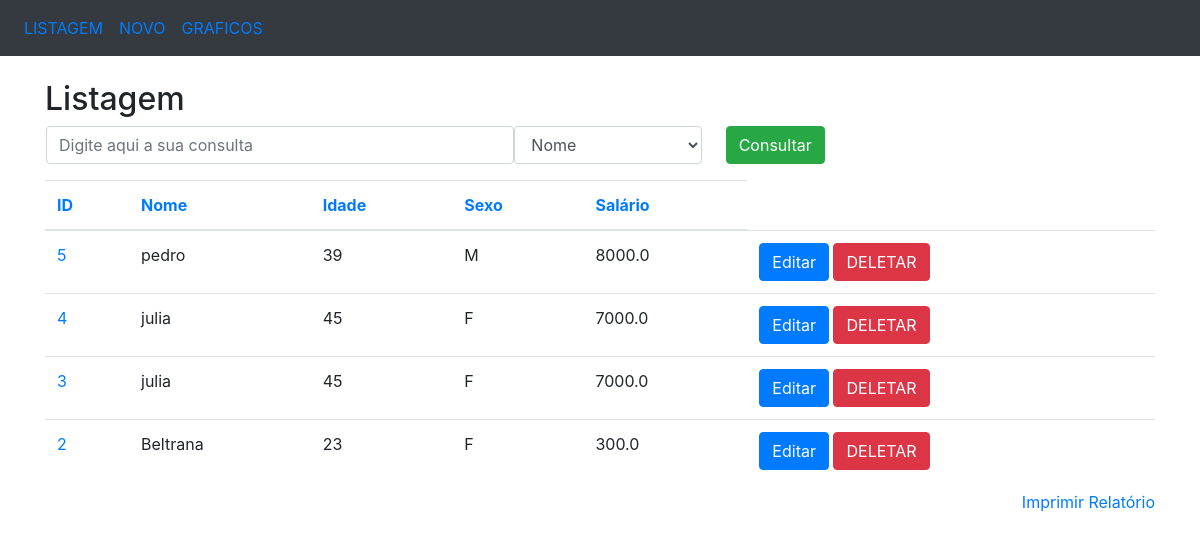
Page /ordenacao/id/id on the committed database.
### app/models/tables.py (models this page shows, shortened)
class Pessoa(db.Model):
    __tablename__ = 'pessoas'
    id = db.Column(db.Integer, primary_key=True)
    nome = db.Column(db.String(50), nullable=False)
    idade = db.Column(db.Integer)
    sexo = db.Column(db.String(1))
    salario = db.Column(db.Float)

### app/controllers/default.py (the view)
@app.route('/ordenacao/<campo>/<ordem_anterior>')
def ordenacao(campo='id', ordem_anterior=''):
    if campo == 'id':
        if ordem_anterior == campo:
            pessoas = Pessoa.query.order_by(Pessoa.id.desc()).all()
        else:
            pessoas = Pessoa.query.order_by(Pessoa.id).all()
    elif campo == 'nome':
        if ordem_anterior == campo:
            pessoas = Pessoa.query.order_by(Pessoa.nome.desc()).all()
        else:
            pessoas = Pessoa.query.order_by(Pessoa.nome).all()
    elif campo == 'idade':
        if ordem_anterior == campo:
            pessoas = Pessoa.query.order_by(Pessoa.idade.desc()).all()
        else:
            pessoas = Pessoa.query.order_by(Pessoa.idade).all()
    elif campo == 'sexo':
        if ordem_anterior == campo:
            pessoas = Pessoa.query.order_by(Pessoa.sexo.desc()).all()
        else:
            pessoas = Pessoa.query.order_by(Pessoa.sexo).all()
    elif campo == 'salario':
        if ordem_anterior == campo:
            pessoas = Pessoa.query.order_by(Pessoa.sexo.desc()).all()
        else:
            pessoas = Pessoa.query.order_by(Pessoa.sexo.all())
    else:
        pessoas = Pessoa.query.order_by(Pessoa.id).all()
    return render_template('listagem.html', pessoas=pessoas, ordem=campo)

### app/templates/listagem.html (shortened to what this page needs)
<!DOCTYPE html>
<html lang="en">
    <link rel="stylesheet" href="https://maxcdn.bootstrapcdn.com/bootstrap/4.3.1/css/bootstrap.min.css">
<body>
    <nav class="navbar navbar-expand-sm bg-dark">
        <ul class="navbar-nav">
            <li class="nav-item">
                <a class="nav-link" href="/listagem">LISTAGEM</a>
            </li>
            <li class="nav-item">
                <a class="nav-link" href="/insercao">NOVO</a>
            </li>
            <li class="nav-item">
                <a class="nav-link" href="/graficos">GRAFICOS</a>
            </li>
        </ul>
    </nav>
    <br>
    <div class="container">
        <h2>Listagem</h2>
        <form action="/consulta" method="POST" name="frm_consulta" class="ml-3">
            <div class="form-group">
                <div class="row">
                    <input type="text" class="form-control col-md-5" name="consulta"
                    placeholder="Digite aqui a sua consulta">
                    <select class="form-control col-md-2" name="campo">
                        <option value="nome">Nome</option>
                    </select>
                    <button type="submit" class="btn btn-success ml-4">Consultar</button>
                </div>
            </div>
        </form>
        <div style="overflow: scroll; height: 310px; width: 100%;" align="center">
            <table class="table">
                <thead>
                    <tr>
                        <th><a href="/ordenacao/id/{{ordem}}">ID</a></th>
                        <th><a href="/ordenacao/nome/{{ordem}}">Nome</a></th>
                        <th><a href="/ordenacao/idade/{{ordem}}">Idade</a></th>
                        <th><a href="/ordenacao/sexo/{{ordem}}">Sexo</a></th>
                        <th><a href="/ordenacao/salario/{{ordem}}">Salário</a></th>
                    </tr>
                </thead>
                <tbody>
                    {% for pessoa in pessoas %}
                        <tr>
                            <td nowrap="true">
                                <a href="/selecao/{{pessoa.id}}">{{pessoa.id}}</a>
                            </td>
                            <td nowrap="true">{{pessoa.nome}}</td>
                            <td nowrap="true">{{pessoa.idade}}</td>
                            <td nowrap="true">{{pessoa.sexo}}</td>
                            <td nowrap="true">{{pessoa.salario}}</td>
                            <td>
                                <a href="/edicao/{{pessoa.id}}"
                                class="btn btn-primary" role="button">
                                    Editar
                                </a>
                                <a href="/delecao/{{pessoa.id}}"
                                class="btn btn-danger" role="button">
                                    DELETAR
                                </a>
                            </td>
                        </tr>
                    {% endfor %}
                </tbody>
            </table>
        </div>
        <a href="#" style="float: right;" onclick="relatorio()">Imprimir Relatório</a>
    </div>
</body>
</html>

### rows in the picture
Pessoa: id "5", nome "pedro", idade "39", sexo "M", salario "8000.0"
Pessoa: id "4", nome "julia", idade "45", sexo "F", salario "7000.0"
Pessoa: id "3", nome "julia", idade "45", sexo "F", salario "7000.0"
Pessoa: id "2", nome "Beltrana", idade "23", sexo "F", salario "300.0"
